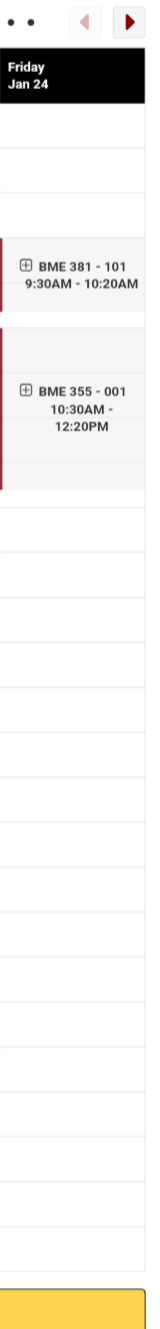
#> input picture images/fri.png, 160 x 1329 px
$ python -i imageParsing.py   (imports and definitions only)
#> lines starting #> are read from the running program, lines starting #| are printed output that depends on the picture; after the words box and inside, x2 and y2 are one past the last pixel; in counts of white or black regions, pixels touching at a corner belong together
import cv2
import numpy as np

def imageParse(path):
    #import image
#> called with path = 'images/fri.png'
    img = cv2.imread(path)
#> img is the input picture: shape (1329, 160, 3); mean B, G, R 236.7, 240.2, 241.6
    #get height and width for future use
    height, width, channels = img.shape
#> height = 1329; width = 160; channels = 3

    saved = False

    #increase contrast for terrible UW contrast schedule
    lab= cv2.cvtColor(img, cv2.COLOR_BGR2LAB)
#> lab: shape (1329, 160, 3); mean of channels 0, 1, 2 241, 128.2, 129.9
    #Split into channels
    l_channel, a, b = cv2.split(lab)
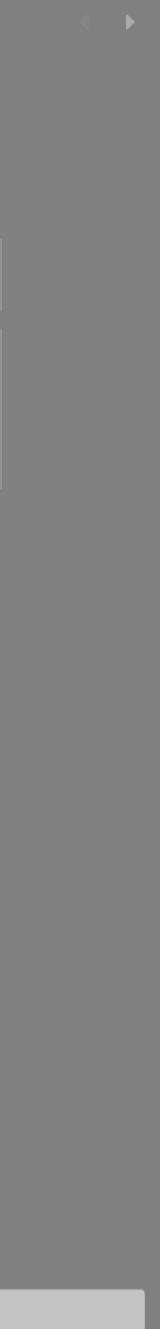
#> b: shape (1329, 160); min 128, max 196, mean 129.9

    clahe = cv2.createCLAHE(clipLimit=10.0, tileGridSize=(8,8))
    #increase contrast of lightness channel
    cl = clahe.apply(l_channel*10)
    limg = cv2.merge((cl,a,b))
#> limg: shape (1329, 160, 3); mean of channels 0, 1, 2 215.4, 128.2, 129.9
    enhanced_img = cv2.cvtColor(limg, cv2.COLOR_LAB2BGR)
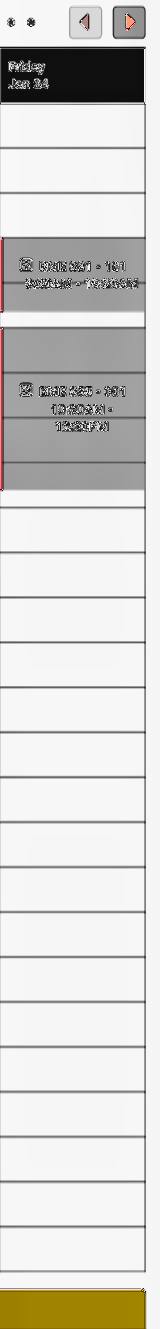
#> enhanced_img: shape (1329, 160, 3); mean B, G, R 209.1, 212.6, 213.7

    #convert to grayscale
    gray = cv2.cvtColor(enhanced_img, cv2.COLOR_BGR2GRAY)

    #initial thresholding and morph
    gray2 = cv2.bitwise_not(gray)
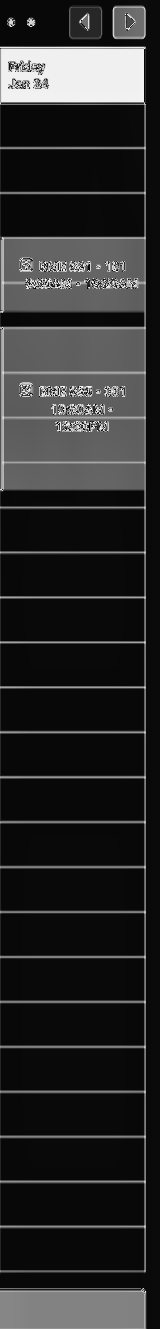
#> gray2: shape (1329, 160); min 1, max 253, mean 42.4
    thresh = cv2.threshold(gray, 0, 255, cv2.THRESH_OTSU )[1]
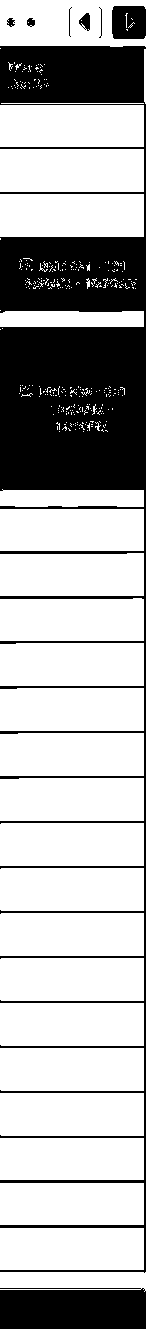
#> thresh: shape (1329, 160); 73% white; 8 black regions, largest, box (x1, y1, x2, y2) and area: (0, 46, 146, 1273) 50318, (0, 1288, 146, 1329) 5838, (112, 6, 146, 39) 1071
    kernel = cv2.getStructuringElement(cv2.MORPH_RECT, (17,17))
    morph = cv2.morphologyEx(thresh, cv2.MORPH_OPEN, kernel)
#> morph: shape (1329, 160); 68.6% white; 2 black regions, box (x1, y1, x2, y2) and area: (0, 0, 146, 1329) 66574, (0, 18, 35, 27) 261

    # cv2.imwrite("test_morph1.jpg", morph)
    # cv2.imwrite("test_thresh1.jpg", thresh)

    #adaptive thresholding for removal of horizontal lines as to find better bounding boxes
    thresh = cv2.adaptiveThreshold(morph,255,cv2.ADAPTIVE_THRESH_MEAN_C,cv2.THRESH_BINARY_INV,81,17)
#> thresh: shape (1329, 160); 20% white; 2 white regions, box (x1, y1, x2, y2) and area: (0, 0, 146, 1329) 42257, (0, 18, 35, 27) 261
    horizontal_kernel = cv2.getStructuringElement(cv2.MORPH_RECT, (25,1))

    remove_horizontal = cv2.morphologyEx(thresh, cv2.MORPH_OPEN, horizontal_kernel, iterations=3)
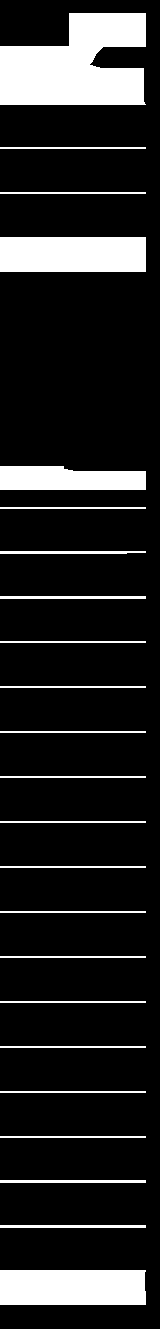
#> remove_horizontal: shape (1329, 160); 13.9% white; 23 white regions
    cnts = cv2.findContours(remove_horizontal, cv2.RETR_EXTERNAL, cv2.CHAIN_APPROX_NONE)
#> cnts = 23 contours; largest, box (x1, y1, x2, y2) and area: (0, 13, 146, 105) 9754, (0, 237, 146, 272) 4930, (0, 1270, 146, 1305) 4911, (0, 466, 146, 490) 2940, (0, 1225, 146, 1228) 290
    cnts = cnts[0] if len(cnts) == 2 else cnts[1]
    mask = np.zeros(morph.shape, np.uint8)
    for c in cnts:
        cv2.drawContours(mask, [c], -1, (255,255,255),2)
#> this loop made 23 passes
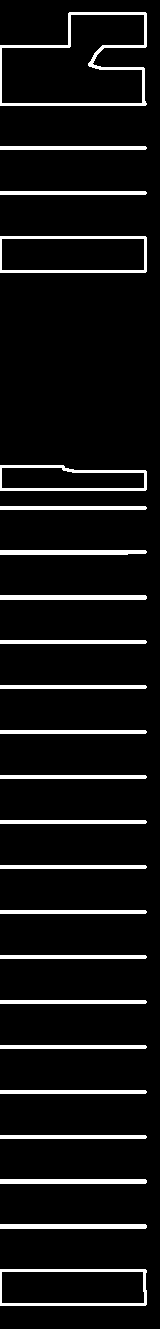
#> mask: shape (1329, 160); 7.7% white; 23 white regions

    morph = cv2.inpaint(morph, mask, 3, cv2.INPAINT_TELEA)
    morph = cv2.erode(morph, kernel, iterations=1)
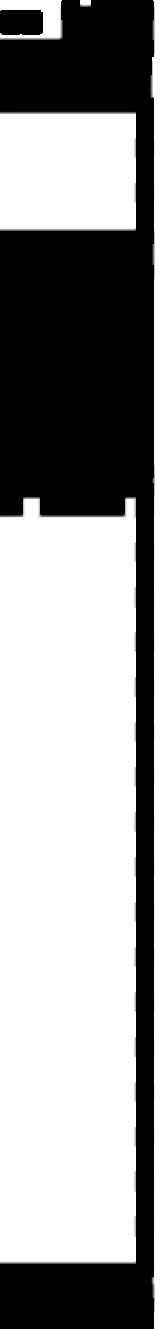
#> morph: shape (1329, 160); min 0, max 255, mean 152.5

    # creation of bounding boxes
    boundbox = []
    boundbox_img = img.copy()
    contours = cv2.findContours(morph, cv2.RETR_EXTERNAL, cv2.CHAIN_APPROX_SIMPLE)
#> contours = 5 contours; box (x1, y1, x2, y2) and area: (0, 496, 136, 1264) 101487, (0, 111, 136, 231) 16065, (150, 0, 160, 1329) 6902, (0, 0, 63, 40) 1276, (80, 0, 91, 7) 60
    contours = contours[0] if len(contours) == 2 else contours[1]


    for cont in contours:
        x, y, w, h = cv2.boundingRect(cont)
        if (w < width / 3) and (w > width / 7.5):

            if x > 1:
                x = x - 5
                w = w + 10
            cv2.rectangle(boundbox_img, (x, 0), (x+w, height), (0, 0, 255), 1)
            boundbox.append([x, 0, w, height])
#> this loop made 5 passes
#> (x, y, w, h) on passes 1, 3, 5: (0, 496, 136, 768), (150, 0, 10, 1329), (0, 0, 63, 40)
#> (cont, x, y, w, h) on passes 2, 4: ([[0, 111], [0, 230], [135, 230], [135, 111]], 0, 111, 136, 120), ([[80, 0], [80, 6], [90, 6], [90, 0]], 80, 0, 11, 7)
#> after the loop, boundbox = []


    boundbox.sort(key=lambda x: x[0])

    # cleaning up of duplicate days
    remove = []
    for i in range(1, len(boundbox)):
        if boundbox[i][0] == boundbox[i-1][0] or boundbox[i][0] - boundbox[i-1][0] < 10:
            remove.append(i)
#> this loop made 0 passes
#> after the loop, remove = []

    for i in range(len(remove)-1, -1, -1):
        boundbox.pop(remove[i])

    #saving of cropped images
    i = 1
    for bbox in boundbox:
        string = "scheduleImages/day" + str(i) + ".jpg"
        (x,y,w,h) = bbox
        if(w > 40):
            crop = img[y:y+h, x:x+w]
            cv2.imwrite(string, crop)
            saved = True
            i+=1
#> after the loop, i = 1
    return saved
    # [5 lines of commented-out code are left out]

>>> result = imageParse('images/fri.png')

$ run again, on images/image.png
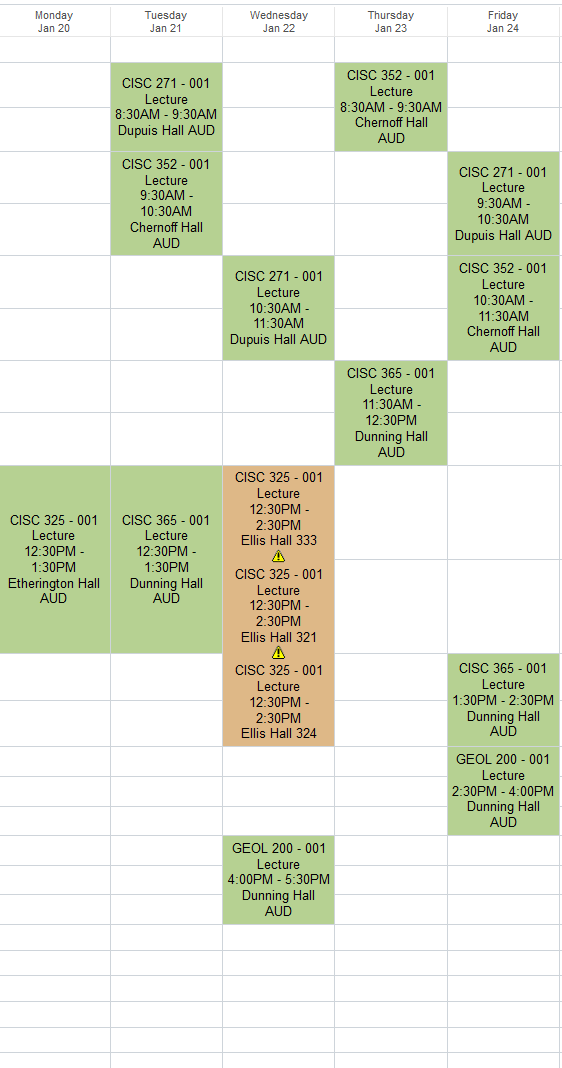
#> input picture images/image.png, 562 x 1068 px
#> in imageParse, img is the input picture: shape (1068, 562, 3); mean B, G, R 217.4, 233.9, 229.4
#> lab: shape (1068, 562, 3); mean of channels 0, 1, 2 234.2, 124, 135.7
#> limg: shape (1068, 562, 3); mean of channels 0, 1, 2 187.1, 124, 135.7
#> remove_horizontal: shape (1068, 562); 15.2% white; 35 white regions
#> cnts = 35 contours, 20 with area under 20; largest, box (x1, y1, x2, y2) and area: (0, 431, 562, 500) 13184, (0, 326, 562, 395) 11444, (0, 62, 562, 97) 7652, (188, 117, 562, 186) 7634, (0, 221, 482, 290) 7618
#> the loop in imageParse, `for c in cnts:` made 35 passes
#> contours = 19 contours; largest, box (x1, y1, x2, y2) and area: (341, 472, 441, 1068) 56675, (0, 11, 104, 459) 43590, (0, 660, 102, 1068) 41107, (119, 660, 216, 1068) 38329, (454, 367, 551, 647) 26308
#> the loop in imageParse, `for cont in contours:` made 19 passes
#> (cont, x, y, w, h) on passes 1, 2, 5: ([[231, 931], [231, 1067], [325, 1067], [325, 931]], 226, 931, 105, 137), ([[456, 842], [456, 1067], [550, 1067], [550, 842]], 451, 842, 105, 226), ([[0, 660], [0, 1067], [101, 1067], [101, 660]], 0, 660, 102, 408)
#> after the loop in imageParse, `for cont in contours:`:
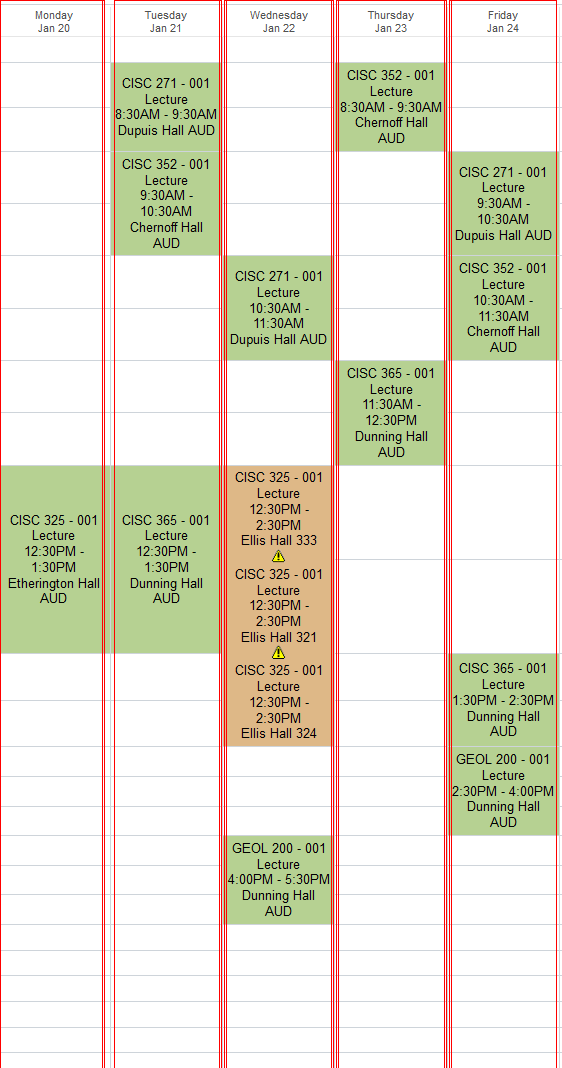
#> boundbox_img: shape (1068, 562, 3); 3.11% of pixels changed, all inside (x1, y1, x2, y2) = (0, 0, 557, 1068)
#> after the loop in imageParse, `for cont in contours:`: boundbox = 15 items, first 6: [226, 0, 105, 1068], [451, 0, 105, 1068], [226, 0, 105, 1068], [114, 0, 107, 1068], [0, 0, 102, 1068], [336, 0, 110, 1068]
#> the loop in imageParse, `for i in range(1, len(boundbox)):` made 14 passes
#> after the loop in imageParse, `for i in range(1, len(boundbox)):`: remove = [1, 3, 4, 6, 7, 8, 10, 11, 13, 14]
#> the loop in imageParse, `for i in range(len(remove)-1, -1, -1):` made 10 passes
#> i on passes 1, 2, 3, 4, 6, 7, 8, 9: 9, 8, 7, 6, 4, 3, 2, 1
#> after the loop in imageParse, `for i in range(len(remove)-1, -1, -1):`: boundbox = [[0, 0, 102, 1068], [114, 0, 107, 1068], [224, 0, 109, 1068], [336, 0, 110, 1068], [449, 0, 107, 1068]]
#> the loop in imageParse, `for bbox in boundbox:` made 5 passes
#> (bbox, string, x, w) on passes 1 to 5: ([0, 0, 102, 1068], 'scheduleImages/day1.jpg', 0, 102), ([114, 0, 107, 1068], 'scheduleImages/day2.jpg', 114, 107), ([224, 0, 109, 1068], 'scheduleImages/day3.jpg', 224, 109), ([336, 0, 110, 1068], 'scheduleImages/day4.jpg', 336, 110), ([449, 0, 107, 1068], 'scheduleImages/day5.jpg', 449, 107)
#> pass 3, in imageParse, `crop = img[y:y+h, x:x+w]`:
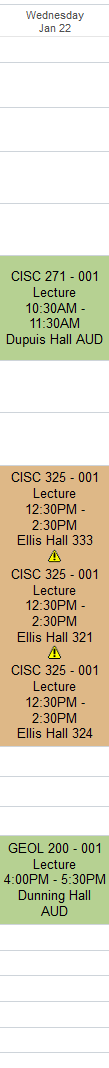
#> crop: shape (1068, 109, 3); mean B, G, R 197.8, 219.8, 224.5
#> after the loop in imageParse, `for bbox in boundbox:`: i = 6
#> result = True

$ run again, on images/image2.png
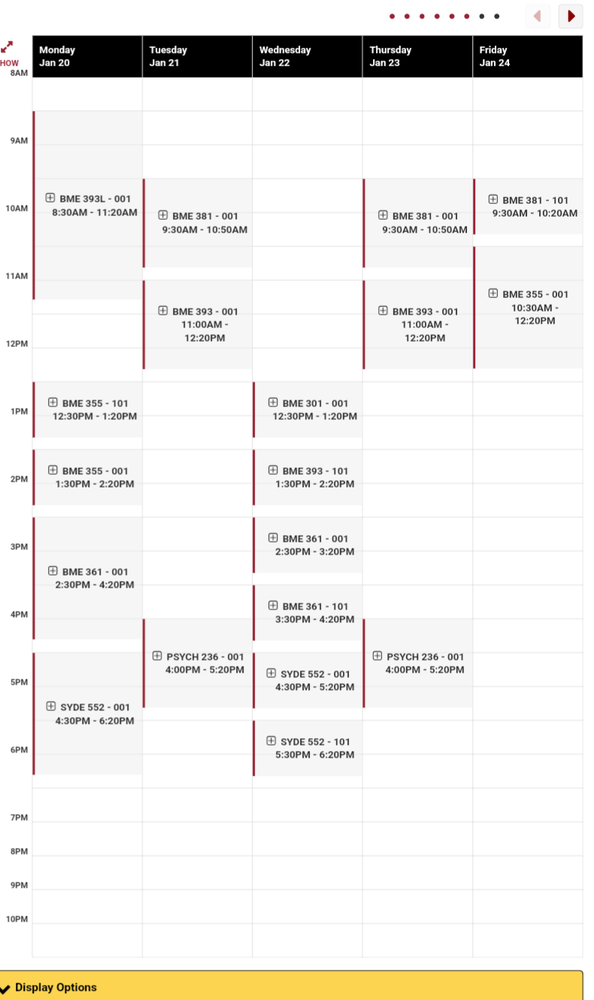
#> input picture images/image2.png, 594 x 1000 px, shrunk from 790 x 1329 before the run
#> in imageParse, img is the input picture: shape (1000, 594, 3); mean B, G, R 233, 236.6, 238.5
#> lab: shape (1000, 594, 3); mean of channels 0, 1, 2 237.8, 128.3, 130
#> limg: shape (1000, 594, 3); mean of channels 0, 1, 2 202.3, 128.3, 130
#> remove_horizontal: shape (1000, 594); 21.7% white; 29 white regions
#> cnts = 29 contours, 3 with area under 20; largest, box (x1, y1, x2, y2) and area: (10, 347, 584, 417) 26900, (0, 13, 584, 78) 25888, (0, 956, 584, 997) 19740, (114, 178, 584, 213) 15507, (31, 753, 584, 789) 11884
#> the loop in imageParse, `for c in cnts:` made 29 passes
#> contours = 21 contours, 1 with area under 20; largest, box (x1, y1, x2, y2) and area: (480, 389, 574, 950) 51044, (261, 84, 354, 373) 26492, (369, 727, 464, 950) 20467, (369, 389, 464, 612) 20464, (151, 727, 244, 950) 20424
#> the loop in imageParse, `for cont in contours:` made 21 passes
#> (cont, x, y, w, h) on passes 1, 2, 3, 5, 6, 12: ([[0, 931], [0, 962], [22, 962], [22, 931]], 0, 931, 23, 32), ([[261, 795], [261, 949], [353, 949], [353, 795]], 256, 795, 103, 155), ([[41, 795], [41, 949], [133, 949], [133, 795]], 36, 795, 103, 155), ([[151, 727], [151, 949], [243, 949], [243, 727]], 146, 727, 103, 223), ([[151, 391], [151, 611], [243, 611], [243, 391]], 146, 391, 103, 221), ([[0, 218], [0, 265], [24, 265], [24, 218]], 0, 218, 25, 48)
#> after the loop in imageParse, `for cont in contours:`:
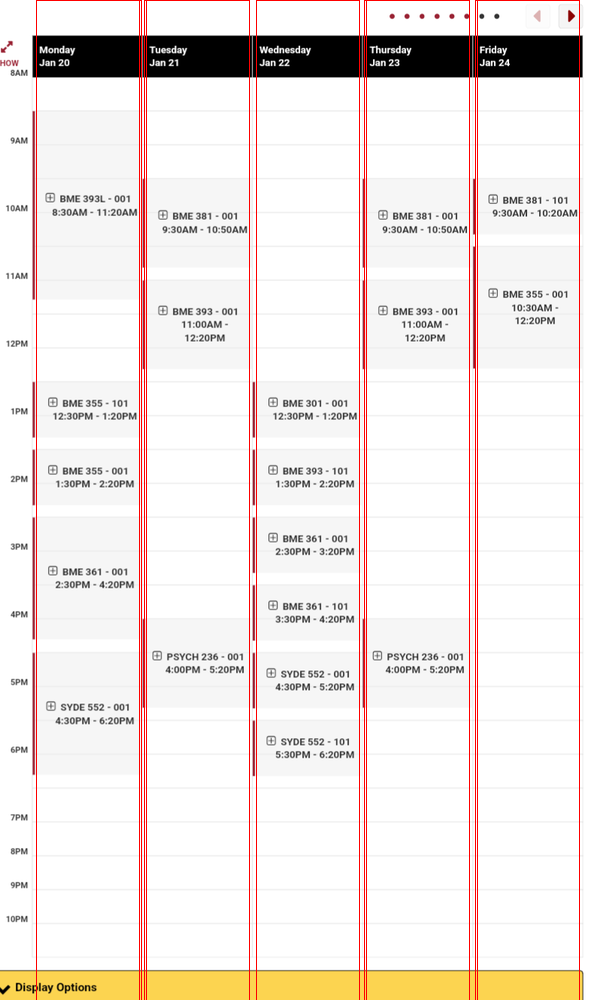
#> boundbox_img: shape (1000, 594, 3); 2.44% of pixels changed, all inside (x1, y1, x2, y2) = (36, 0, 580, 1000)
#> after the loop in imageParse, `for cont in contours:`: boundbox = 13 items, first 6: [256, 0, 103, 1000], [36, 0, 103, 1000], [364, 0, 105, 1000], [146, 0, 103, 1000], [146, 0, 103, 1000], [475, 0, 104, 1000]
#> the loop in imageParse, `for i in range(1, len(boundbox)):` made 12 passes
#> after the loop in imageParse, `for i in range(1, len(boundbox)):`: remove = [1, 2, 4, 5, 7, 9, 10, 12]
#> the loop in imageParse, `for i in range(len(remove)-1, -1, -1):` made 8 passes
#> i on passes 1, 2, 3, 5, 6, 7, 8: 7, 6, 5, 3, 2, 1, 0
#> after the loop in imageParse, `for i in range(len(remove)-1, -1, -1):`: boundbox = [[36, 0, 103, 1000], [144, 0, 105, 1000], [256, 0, 103, 1000], [364, 0, 105, 1000], [475, 0, 104, 1000]]
#> the loop in imageParse, `for bbox in boundbox:` made 5 passes
#> (bbox, string, x, w) on passes 1 to 5: ([36, 0, 103, 1000], 'scheduleImages/day1.jpg', 36, 103), ([144, 0, 105, 1000], 'scheduleImages/day2.jpg', 144, 105), ([256, 0, 103, 1000], 'scheduleImages/day3.jpg', 256, 103), ([364, 0, 105, 1000], 'scheduleImages/day4.jpg', 364, 105), ([475, 0, 104, 1000], 'scheduleImages/day5.jpg', 475, 104)
#> pass 3, in imageParse, `crop = img[y:y+h, x:x+w]`:
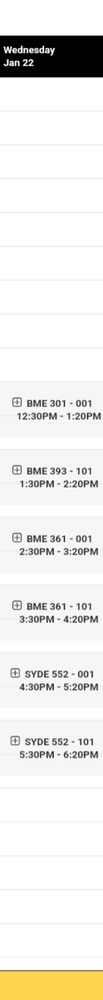
#> crop: shape (1000, 103, 3); mean B, G, R 231.6, 235.5, 236.6
#> after the loop in imageParse, `for bbox in boundbox:`: i = 6
#> result = True

$ run again, on images/mon.png
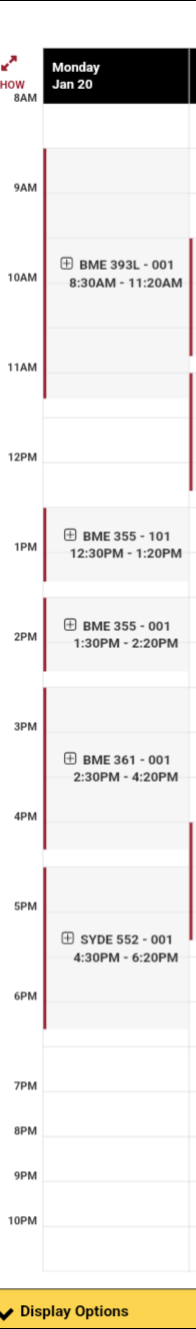
#> input picture images/mon.png, 196 x 1329 px
#> in imageParse, img is the input picture: shape (1329, 196, 3); mean B, G, R 230.8, 234.1, 236.7
#> lab: shape (1329, 196, 3); mean of channels 0, 1, 2 235.8, 128.6, 130
#> limg: shape (1329, 196, 3); mean of channels 0, 1, 2 194.6, 128.6, 130
#> remove_horizontal: shape (1329, 196); 20.3% white; 20 white regions
#> cnts = 20 contours, 1 with area under 20; largest, box (x1, y1, x2, y2) and area: (0, 47, 196, 105) 9380, (0, 1289, 196, 1324) 6520, (0, 362, 196, 398) 5427, (14, 814, 196, 849) 5240, (14, 994, 196, 1029) 5150
#> the loop in imageParse, `for c in cnts:` made 20 passes
#> in imageParse, `morph = cv2.erode(morph, kernel, iterations=1)`:
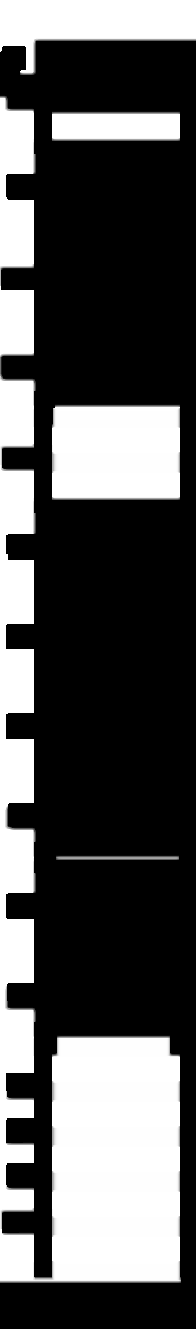
#> morph: shape (1329, 196); min 0, max 255, mean 82.8
#> contours = 5 contours; box (x1, y1, x2, y2) and area: (0, 95, 181, 1283) 60286, (52, 404, 180, 500) 12038, (0, 0, 196, 75) 8270, (52, 111, 180, 141) 3683, (56, 855, 179, 860) 488
#> the loop in imageParse, `for cont in contours:` made 5 passes
#> (x, y, w, h) on passes 2, 4, 5: (52, 404, 128, 96), (0, 95, 181, 1188), (0, 0, 196, 75)
#> after the loop in imageParse, `for cont in contours:`: boundbox = []
#> after the loop in imageParse, `for bbox in boundbox:`: i = 1
